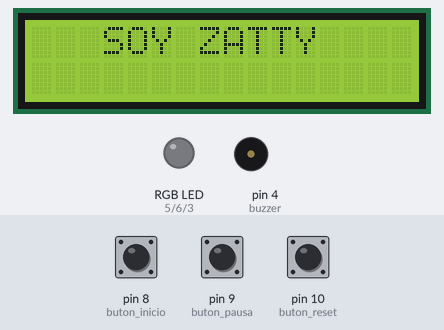
A sketch run on a simulated Arduino Uno, built with avr-gcc and run on an emulated ATmega328P. Parts: 16×2 character LCD, an RGB LED mixed from three pins (HIGH = lit), buzzer (waves = sounding, pin HIGH). Inputs (shaded band) come from the test bench; at power-on: pin 9 (buton_pausa) HIGH, pin 10 (buton_reset) LOW, pin 8 (buton_inicio) HIGH.

Above: at 3.1 s.
At 9.2 s:
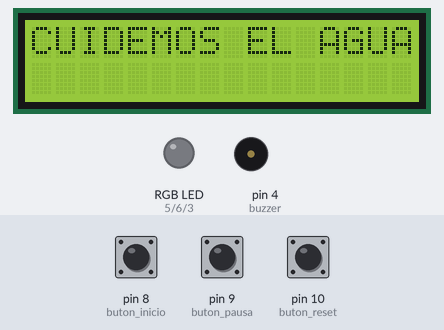
13.4 s: pin 9 (buton_pausa) pulled LOW for 1 s
At 13.51 s:
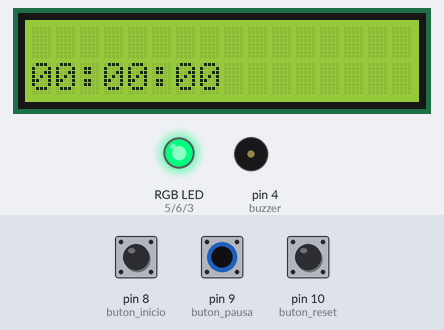
15.9 s: pin 10 (buton_reset) pulled HIGH for 1 s
At 16.86 s:
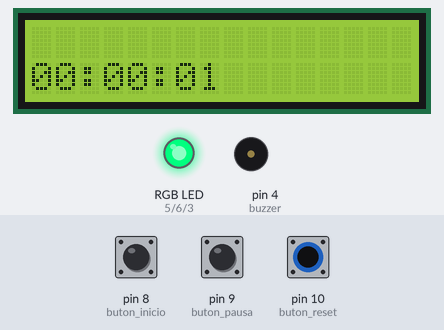
18.4 s: pin 10 (buton_reset) pulled HIGH for 3.2 s
At 20.9 s:
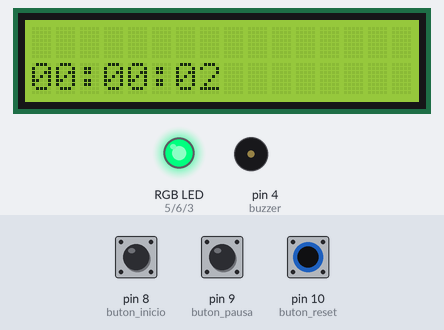
Timing chart, 0 to 22.4 s (numbered marks = the images above; inputs shaded):
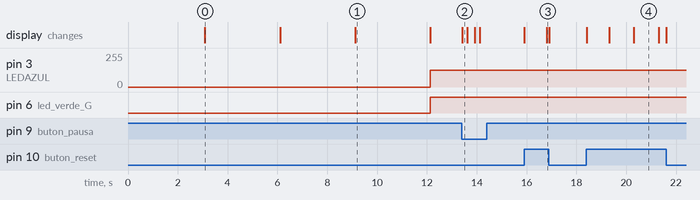

Measured:
- after the input at 13.4 s, the display: changes at once (image 2)
- after the input at 15.9 s, the display: first changes at once (image 3 shows a later state)
- after the input at 18.4 s, the display: first changes at once (image 4 shows a later state)
- what the display in image 0 shows lasts 3.0 s, from 3.1 s to 6.1 s

The sketch:

PROYECTO_ROBOTEAM.ino
```cpp
//Librerias

// lcd
#include <LiquidCrystal_I2C.h>
LiquidCrystal_I2C lcd(0x27,16,2);


// ---DEFINICIONES---
// Entradas y Salidas

#define LEDAZUL 3

#define POTENCIOMETRO A0

#define led_verde_G 6
#define led_rojo_R  5

#define sensorT A1

#define tiempoLed 7

#define buzzer 4

#define buton_inicio 8
#define buton_pausa 9
#define buton_reset 10

// ---VARIABLES---
int valorPotenciometro;
int lecturaPotenciometro;
int lecturaSensor;
float voltaje;
float tempC;

int horas;
int minutos;
int segundos;
int decimas;
int milisegundos;

int a;
int b;


// ---FUNCION SETUP---

void setup() {

  pinMode(LEDAZUL, OUTPUT);
  pinMode(POTENCIOMETRO, INPUT);

  pinMode(led_verde_G, OUTPUT);
  pinMode(led_rojo_R, OUTPUT);

  pinMode(sensorT, INPUT);

  pinMode(buzzer, OUTPUT);


  lcd.init();
  lcd.backlight();
  lcd.clear();

  lcd.setCursor(3,0);
  lcd.print("BIENVENIDO");
  delay (3000);
  lcd.clear();

  lcd.setCursor(3,0);
  lcd.print("SOY ZATTY");
  delay (3000);
  lcd.clear();

  lcd.setCursor(2,0);
  lcd.print("TU ASISTENTE");
  lcd.setCursor(4,1);
  lcd.print("PERSONAL");
  delay (3000);
  lcd.clear();

  lcd.setCursor(0,0);
  lcd.print("CUIDEMOS EL AGUA");
  delay (3000);
  lcd.clear();


}

void loop() {


  //USO DEL POTENCIOMETRO Y EL LED AZUL

  //lecturaPotenciometro = analogRead(POTENCIOMETRO) /4.0117647059; // = 1023 / 255 = 4.0117647059

  valorPotenciometro = analogRead(POTENCIOMETRO);
  lecturaPotenciometro = map(valorPotenciometro, 0, 1023, 0, 255);


  // CONDICIONES

  if (lecturaPotenciometro >= 0 and lecturaPotenciometro <= 10){

    analogWrite(LEDAZUL, LOW);
    digitalWrite(led_verde_G, LOW);
    digitalWrite(led_rojo_R, LOW);
    digitalWrite(buzzer, LOW);

   lcd.clear();

  }else if (lecturaPotenciometro >=11 and lecturaPotenciometro <= 127){

    analogWrite(LEDAZUL, lecturaPotenciometro);
    digitalWrite(led_verde_G, HIGH);
    digitalWrite(led_rojo_R, LOW);
    digitalWrite(buzzer, LOW);

/*
    lcd.setCursor(10,0);
    lcd.print(tempC, 1);
    lcd.setCursor(15,0);
    lcd.print("C");
    lcd.display();
*/

  }else if (lecturaPotenciometro >= 128 and lecturaPotenciometro <= 255){

   analogWrite(LEDAZUL, lecturaPotenciometro);
   digitalWrite(led_verde_G, LOW);
   digitalWrite(led_rojo_R, HIGH);
   digitalWrite(buzzer, HIGH);
/*
   lcd.setCursor(10,0);
   lcd.print(tempC, 1);
   lcd.setCursor(15,0);
   lcd.print("C");
   lcd.display();
*/
  }

  //SENSOR TEMPERATURA

/*
  lecturaSensor = analogRead(sensorT);
*/

  //Serial.print ("Lectura: ");
  //Serial.println (lecturaSensor);

/*
  Calculo:

  0.01V - 1°C
  0.23V - 23°C

*/


/*
  voltaje = (lecturaSensor * 3.3) / 1024.0;
  tempC = (voltaje * 1)/0.01;

  Serial.print ("Temperatura: ");
  Serial.println (tempC, 1);
  //Serial.print ("Voltaje: ");
  //Serial.println (voltaje);
*/

// FUNCIONAMIENTO DEL CRONOMETRO

   inicio:
  if (lecturaPotenciometro >= 11 ){
    a = 1;
    b = 0;
    while (a == 1){
      contador:
    milisegundos = millis();

    if (milisegundos % 100 == 0){
        decimas++;

        if (decimas == 10){
          decimas = 0;
          segundos++;
          }
        if (segundos == 60){
          segundos = 0;
          minutos++;
          }
        if (minutos == 60){
          minutos = 0;
          horas++;
          }
     lcd.setCursor(0, 1);
        if (horas < 10)        {
          lcd.print("0");      }
          lcd.print(horas);
          lcd.print(":");
          lcd.setCursor(3, 1);
        if (minutos < 10)      {
          lcd.print("0");      }
        lcd.print(minutos);
        lcd.print(":");
        lcd.setCursor(6, 1);
        if (segundos < 10)     {
        lcd.print("0");        }
        lcd.print(segundos);


        if (digitalRead(buton_pausa) == false)      {
        delay(200);
          a = 0;
          b = 1;
          while (b == 1)                       {
            if (digitalRead( buton_inicio) == false) {
            goto contador;

            }
            if (digitalRead(buton_reset) == false)   {
              horas = 0;
              minutos = 0;
              segundos = 0;
              decimas = 0;
              lcd.clear();
              delay(200);
              goto inicio;    }
          }
        }
        if (digitalRead(buton_reset) == false)
        {
          a = 0;
          horas = 0;
          minutos = 0;
          segundos = 0;
          decimas = 0;
          lcd.clear();
          delay(200);
          goto inicio;
        }
      }
    }
  }
}
```
